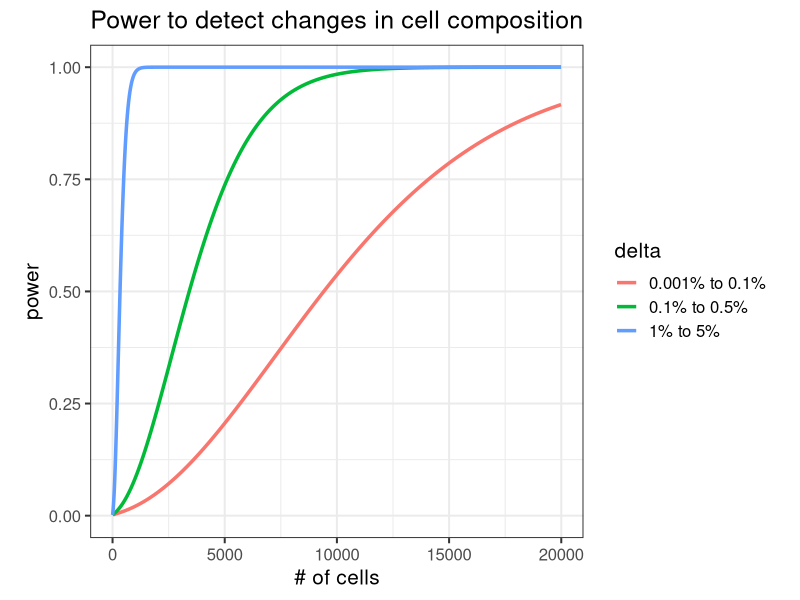

R code for this plot: (Note: this script raises an error after producing the figure.)
## ---- chunk 1
library(ggplot2)
library(data.table)
## ---- chunk 2
suppressPackageStartupMessages(library(knitr))
options(xtable.type="html")

knitr::opts_chunk$set(
  echo=TRUE,
  warning=FALSE,
  message=TRUE,
  error = FALSE,
  tidy = FALSE,
  cache = FALSE,
  cache.lazy = FALSE,
  dev = c("png", "pdf"), 
  fig.width=7, fig.height=7)

options(markdown.HTML.stylesheet = 'css/custom.css')
## ---- chunk 3
n_tests = 20
n_cells = 20000

res1 = lapply( seq(1, n_cells, by = 10), function(N){
	res = power.prop.test( N, p1=.01, p2=.05, sig.level = 0.05/n_tests)
	data.frame(N=N, power= res$power, delta="1% to 5%")
	})
res1 = do.call("rbind", res1)

res2 = lapply( seq(1, n_cells, by = 10), function(N){
	res = power.prop.test( N, p1=.001, p2=.005, sig.level = 0.05/n_tests)
	data.frame(N=N, power= res$power, delta="0.1% to 0.5%")
	})
res2 = do.call("rbind", res2)


res3 = lapply( seq(1, n_cells, by = 10), function(N){
	res = power.prop.test( N, p1=.00001, p2=.001, sig.level = 0.05/n_tests)
	data.frame(N=N, power= res$power, delta="0.001% to 0.1%")
	})
res3 = do.call("rbind", res3)

res = data.table(rbind(res1, res2, res3))

ggplot(res, aes(N, power, color=delta)) + geom_line(size=1.2) + theme_bw(15) + theme(aspect.ratio=1, plot.title = element_text(hjust = 0.5)) + xlab("# of cells") + ggtitle("Power to detect changes in cell composition") + ylim(0, 1)
## ---- chunk 4
# Sample size required to get 80% power
tab = res[,.SD[min(which(power>.80)),],by=delta]
print(xtable(tab, type="html"), include.rownames=FALSE)
## ---- chunk 5

n_tests = 10000

res1 = lapply( seq(0, 5, length.out=1000), function(delta){
	res = power.t.test( n=10, delta=delta, sig.level = 0.05/n_tests)
	data.frame(power= res$power, delta, Test = "Compare 10v10 at single time point, single brain region"	)
	})
res1 = do.call("rbind", res1)


res2 = lapply( seq(0, 5, length.out=1000), function(delta){
	res = power.t.test( n=30, delta=delta, sig.level = 0.05/n_tests)
	data.frame( power= res$power, delta, Test = "Compare 30v30 at at single time point, combining brain region"	)
	})
res2 = do.call("rbind", res2)


res3 = lapply( seq(0, 5, length.out=1000), function(delta){
	res = power.t.test( n=30*.6, delta=delta, sig.level = 0.05/n_tests)
	data.frame( power= res$power, delta, Test = "Compare 30v30 at at single time point, combining brain regions that have 40% effect"	)
	})
res3 = do.call("rbind", res3)


res = data.table(rbind(res1, res2, res3))

ggplot(res, aes(delta, power, color=Test)) + geom_line(size=2) + theme_bw(30) + theme(aspect.ratio=1, plot.title = element_text(hjust = 0.5)) + ylim(0, 1) + xlab("fold change") 
## ---- chunk 6
# Sample size required to get 80% power
tab = res[,.SD[min(which(power>.80)),],by=Test]
print(xtable(tab, type="html"), include.rownames=FALSE)
